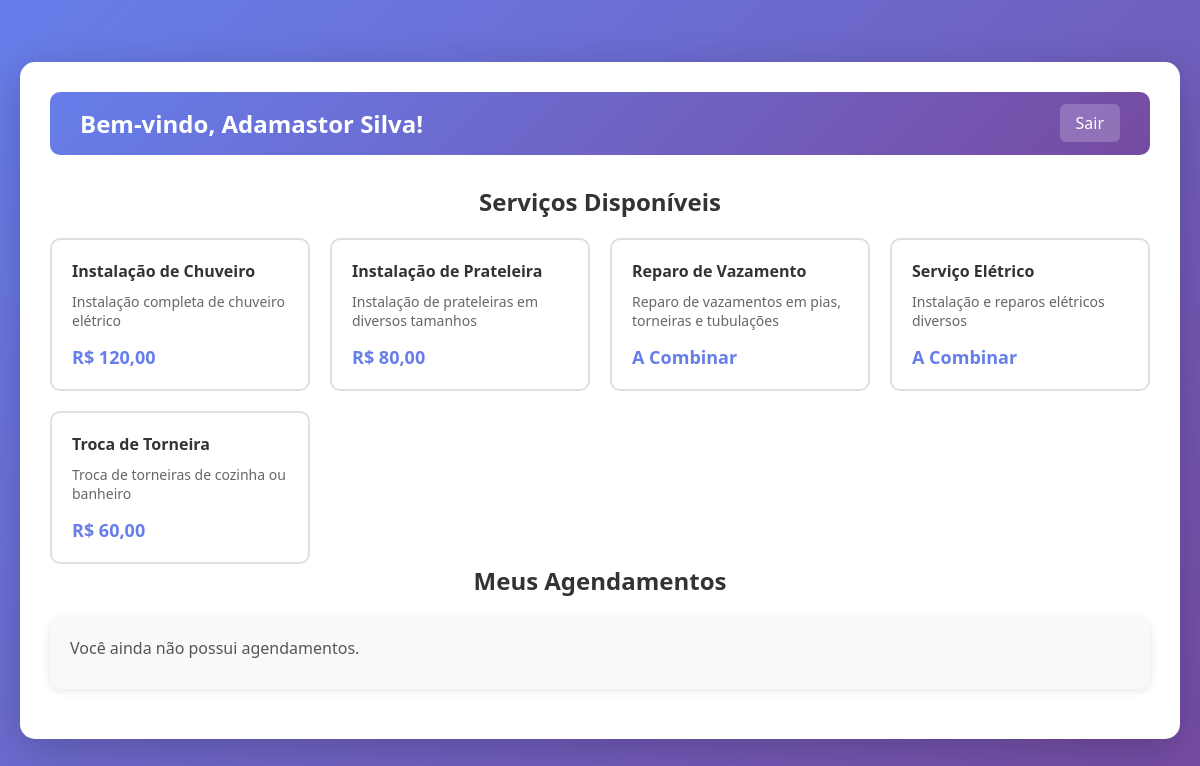
The app's page /cliente.php (signed in) with its own data.
### tables this page shows
CREATE TABLE `servicos` (
  `id` int(11) NOT NULL,
  `nome` varchar(255) NOT NULL,
  `descricao` text DEFAULT NULL,
  `preco_base` decimal(10,2) DEFAULT NULL,
  `preco_tipo` enum('fixo','a_combinar') NOT NULL
);

### cliente.php (the view, shortened to what this page needs)
<?php
$database = new Database();
$db = $database->getConnection();
$query = "SELECT * FROM servicos ORDER BY nome ASC";
$stmt = $db->prepare($query);
$stmt->execute();
$servicos = $stmt->fetchAll(PDO::FETCH_ASSOC);
$query = "SELECT a.*, s.nome as servico_nome, s.preco_base, s.preco_tipo
          FROM agendamentos a
          JOIN servicos s ON a.id_servico = s.id
          WHERE a.id_cliente = :id_cliente
          ORDER BY a.data_hora_inicio DESC";
$stmt = $db->prepare($query);
$stmt->bindParam(':id_cliente', $_SESSION['usuario_id']);
$stmt->execute();
$agendamentos = $stmt->fetchAll(PDO::FETCH_ASSOC);
?>
<!DOCTYPE html>
<html lang="pt-BR">
<head>
    <link rel="stylesheet" href="assets/css/style.css">
</head>
<body>
    <div class="dashboard-container">
        <div class="navbar">
            <h2>Bem-vindo, <?php echo htmlspecialchars($_SESSION['usuario_nome']); ?>!</h2>
            <div>
                <a href="logout.php">Sair</a>
            </div>
        </div>
        <h2>Serviços Disponíveis</h2>
        <div class="services-grid">
            <?php foreach ($servicos as $servico): ?>
                <div class="service-card" onclick="window.location.href='agendar.php?servico_id=<?php echo $servico['id']; ?>'">
                    <h4><?php echo htmlspecialchars($servico['nome']); ?></h4>
                    <p><?php echo htmlspecialchars($servico['descricao']); ?></p>
                    <div class="price">
                        <?php
                        if ($servico['preco_tipo'] === 'fixo') {
                            echo 'R$ ' . number_format($servico['preco_base'], 2, ',', '.');
                        } else {
                            echo 'A Combinar';
                        }
                        ?>
                    </div>
                </div>
            <?php endforeach; ?>
        </div>
        <h2>Meus Agendamentos</h2>
        <?php if (count($agendamentos) > 0): ?>
            <table>
                <thead>
                    <tr>
                        <th>Data/Hora</th>
                        <th>Serviço</th>
                        <th>Preço</th>
                        <th>Valor Final</th>
                        <th>Status</th>
                    </tr>
                </thead>
                <tbody>
                    <?php foreach ($agendamentos as $agendamento): ?>
                        <tr>
                            <td><?php echo date('d/m/Y H:i', strtotime($agendamento['data_hora_inicio'])); ?></td>
                            <td><?php echo htmlspecialchars($agendamento['servico_nome']); ?></td>
                            <td>
                                <?php
                                if ($agendamento['preco_tipo'] === 'fixo') {
                                    echo 'R$ ' . number_format($agendamento['preco_base'], 2, ',', '.');
                                } else {
                                    echo 'A Combinar';
                                }
                                ?>
                            </td>
                            <td>
                                <?php
                                if ($agendamento['valor_final']) {
                                    echo 'R$ ' . number_format($agendamento['valor_final'], 2, ',', '.');
                                } else {
                                    echo '-';
                                }
                                ?>
                            </td>
                            <td>
                                <span class="status-badge status-<?php echo $agendamento['status']; ?>">
                                    <?php echo ucfirst($agendamento['status']); ?>
                                </span>
                            </td>
                        </tr>
                    <?php endforeach; ?>
                </tbody>
            </table>
        <?php else: ?>
            <div class="card">
                <p>Você ainda não possui agendamentos.</p>
            </div>
        <?php endif; ?>
    </div>
</body>
</html>

### assets/css/style.css (style rules this page uses)
* { margin: 0; padding: 0; box-sizing: border-box; }
body { font-family: 'Segoe UI', Tahoma, Geneva, Verdana, sans-serif; background: linear-gradient(135deg, #667eea 0%, #764ba2 100%); min-height: 100vh; display: flex; justify-content: center; align-items: center; padding: 20px; }
.dashboard-container { max-width: 1200px; width: 100%; background: white; border-radius: 15px; box-shadow: 0 10px 40px rgba(0, 0, 0, 0.2); padding: 30px; }
h1, h2 { color: #333; margin-bottom: 20px; text-align: center; }
h2 { font-size: 1.5em; }
.navbar { background: linear-gradient(135deg, #667eea 0%, #764ba2 100%); padding: 15px 30px; border-radius: 10px; margin-bottom: 30px; display: flex; justify-content: space-between; align-items: center; }
.navbar h2 { color: white; margin: 0; }
.navbar a { color: white; text-decoration: none; padding: 8px 16px; background: rgba(255, 255, 255, 0.2); border-radius: 6px; transition: background 0.3s; }
.card { background: #f9f9f9; border-radius: 10px; padding: 20px; margin-bottom: 20px; box-shadow: 0 2px 10px rgba(0, 0, 0, 0.1); }
.card p { margin-bottom: 10px; color: #555; }
.services-grid { display: grid; grid-template-columns: repeat(auto-fill, minmax(250px, 1fr)); gap: 20px; margin-top: 20px; }
.service-card { background: white; border: 2px solid #e0e0e0; border-radius: 10px; padding: 20px; cursor: pointer; transition: all 0.3s; }
.service-card h4 { color: #333; margin-bottom: 10px; }
.service-card p { color: #666; font-size: 14px; margin-bottom: 15px; }
.service-card .price { color: #667eea; font-size: 18px; font-weight: 600; }

### records on screen
servicos: nome "Instalação de Chuveiro", descricao "Instalação completa de chuveiro elétrico", preco_base "120,00"
servicos: nome "Instalação de Prateleira", descricao "Instalação de prateleiras em diversos tamanhos", preco_base "80,00"
servicos: nome "Reparo de Vazamento", descricao "Reparo de vazamentos em pias, torneiras e tubulações", preco_tipo "A Combinar"
servicos: nome "Serviço Elétrico", descricao "Instalação e reparos elétricos diversos", preco_tipo "A Combinar"
servicos: nome "Troca de Torneira", descricao "Troca de torneiras de cozinha ou banheiro", preco_base "60,00"

### other values on screen
$_SESSION['usuario_nome'] "Adamastor Silva"
